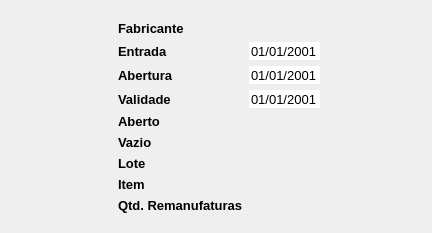
                   <widget class="QWidget" name="scrollAreaWidgetContents">
                    <property name="geometry">
                     <rect>
                      <x>0</x>
                      <y>0</y>
                      <width>432</width>
                      <height>233</height>
                     </rect>
                    </property>
                    <layout class="QVBoxLayout" name="verticalLayout_5">
                     <property name="leftMargin">
                      <number>0</number>
                     </property>
                     <property name="topMargin">
                      <number>0</number>
                     </property>
                     <property name="rightMargin">
                      <number>0</number>
                     </property>
                     <property name="bottomMargin">
                      <number>0</number>
                     </property>
                     <item>
                      <widget class="QFrame" name="formFrame_item_lote">
                       <property name="font">
                        <font>
                         <pointsize>10</pointsize>
                         <weight>75</weight>
                         <bold>true</bold>
                         <stylestrategy>PreferAntialias</stylestrategy>
                         <kerning>true</kerning>
                        </font>
                       </property>
                       <property name="toolTip">
                        <string>O insumo utilizado para realizar as remanufaturas selecionadas</string>
                       </property>
                       <property name="toolTipDuration">
                        <number>10000</number>
                       </property>
                       <property name="frameShadow">
                        <enum>QFrame::Plain</enum>
                       </property>
                       <layout class="QFormLayout" name="formLayout">
                        <property name="fieldGrowthPolicy">
                         <enum>QFormLayout::ExpandingFieldsGrow</enum>
                        </property>
                        <property name="rowWrapPolicy">
                         <enum>QFormLayout::DontWrapRows</enum>
                        </property>
                        <property name="labelAlignment">
                         <set>Qt::AlignLeading|Qt::AlignLeft|Qt::AlignVCenter</set>
                        </property>
                        <property name="formAlignment">
                         <set>Qt::AlignCenter</set>
                        </property>
                        <property name="verticalSpacing">
                         <number>6</number>
                        </property>
                        <item row="2" column="0">
                         <widget class="QLabel" name="label_9">
                          <property name="font">
                           <font>
                            <pointsize>10</pointsize>
                            <weight>75</weight>
                            <bold>true</bold>
                            <stylestrategy>PreferAntialias</stylestrategy>
                            <kerning>true</kerning>
                           </font>
                          </property>
                          <property name="text">
                           <string>Fabricante</string>
                          </property>
                         </widget>
                        </item>
                        <item row="2" column="1">
                         <widget class="QLabel" name="label_item_lote_fabricante">
                          <property name="font">
                           <font>
                            <pointsize>10</pointsize>
                            <weight>75</weight>
                            <italic>false</italic>
                            <bold>true</bold>
                            <stylestrategy>PreferAntialias</stylestrategy>
                            <kerning>true</kerning>
                           </font>
                          </property>
                          <property name="text">
                           <string/>
                          </property>
                         </widget>
                        </item>
                        <item row="3" column="0">
                         <widget class="QLabel" name="label_2">
                          <property name="font">
                           <font>
                            <pointsize>10</pointsize>
                            <weight>75</weight>
                            <bold>true</bold>
                            <stylestrategy>PreferAntialias</stylestrategy>
                            <kerning>true</kerning>
                           </font>
                          </property>
                          <property name="text">
                           <string>Entrada</string>
                          </property>
                         </widget>
                        </item>
                        <item row="3" column="1">
                         <widget class="QDateEdit" name="dateEdit_entrada">
                          <property name="enabled">
                           <bool>true</bool>
                          </property>
                          <property name="minimumSize">
                           <size>
                            <width>0</width>
                            <height>15</height>
                           </size>
                          </property>
                          <property name="baseSize">
                           <size>
                            <width>0</width>
                            <height>0</height>
                           </size>
                          </property>
                          <property name="font">
                           <font>
                            <pointsize>10</pointsize>
                            <weight>50</weight>
                            <bold>false</bold>
                            <stylestrategy>PreferAntialias</stylestrategy>
                            <kerning>true</kerning>
                           </font>
                          </property>
                          <property name="wrapping">
                           <bool>false</bool>
                          </property>
                          <property name="frame">
                           <bool>false</bool>
                          </property>
                          <property name="readOnly">
                           <bool>true</bool>
                          </property>
                          <property name="buttonSymbols">
                           <enum>QAbstractSpinBox::NoButtons</enum>
                          </property>
                          <property name="specialValueText">
                           <string/>
                          </property>
                          <property name="correctionMode">
                           <enum>QAbstractSpinBox::CorrectToNearestValue</enum>
                          </property>
                          <property name="keyboardTracking">
                           <bool>false</bool>
                          </property>
                          <property name="showGroupSeparator" stdset="0">
                           <bool>false</bool>
                          </property>
                          <property name="displayFormat">
                           <string>dd/MM/yyyy</string>
                          </property>
                          <property name="calendarPopup">
                           <bool>false</bool>
                          </property>
                          <property name="date">
                           <date>
                            <year>2001</year>
                            <month>1</month>
                            <day>1</day>
                           </date>
                          </property>
                         </widget>
                        </item>
                        <item row="4" column="0">
                         <widget class="QLabel" name="label_5">
                          <property name="font">
                           <font>
                            <pointsize>10</pointsize>
                            <weight>75</weight>
                            <bold>true</bold>
                            <stylestrategy>PreferAntialias</stylestrategy>
                            <kerning>true</kerning>
                           </font>
                          </property>
                          <property name="text">
                           <string>Abertura</string>
                          </property>
                         </widget>
                        </item>
                        <item row="4" column="1">
                         <widget class="QDateEdit" name="dateEdit_abertura">
                          <property name="enabled">
                           <bool>true</bool>
                          </property>
                          <property name="minimumSize">
                           <size>
                            <width>0</width>
                            <height>15</height>
                           </size>
                          </property>
                          <property name="font">
                           <font>
                            <pointsize>10</pointsize>
                            <weight>50</weight>
                            <bold>false</bold>
                            <stylestrategy>PreferAntialias</stylestrategy>
                            <kerning>true</kerning>
                           </font>
                          </property>
                          <property name="frame">
                           <bool>false</bool>
                          </property>
                          <property name="readOnly">
                           <bool>true</bool>
                          </property>
                          <property name="buttonSymbols">
                           <enum>QAbstractSpinBox::NoButtons</enum>
                          </property>
                          <property name="specialValueText">
                           <string/>
                          </property>
                          <property name="correctionMode">
                           <enum>QAbstractSpinBox::CorrectToNearestValue</enum>
                          </property>
                          <property name="keyboardTracking">
                           <bool>false</bool>
                          </property>
                          <property name="showGroupSeparator" stdset="0">
                           <bool>false</bool>
                          </property>
                          <property name="displayFormat">
                           <string>dd/MM/yyyy</string>
                          </property>
                          <property name="calendarPopup">
                           <bool>false</bool>
                          </property>
                          <property name="date">
                           <date>
                            <year>2001</year>
                            <month>1</month>
                            <day>1</day>
                           </date>
                          </property>
                         </widget>
                        </item>
                        <item row="5" column="0">
                         <widget class="QLabel" name="label_4">
                          <property name="font">
                           <font>
                            <pointsize>10</pointsize>
                            <weight>75</weight>
                            <bold>true</bold>
                            <stylestrategy>PreferAntialias</stylestrategy>
                            <kerning>true</kerning>
                           </font>
                          </property>
                          <property name="text">
                           <string>Validade</string>
                          </property>
                         </widget>
                        </item>
                        <item row="5" column="1">
                         <widget class="QDateEdit" name="dateEdit_validade">
                          <property name="enabled">
                           <bool>true</bool>
                          </property>
                          <property name="minimumSize">
                           <size>
                            <width>0</width>
                            <height>15</height>
                           </size>
                          </property>
                          <property name="font">
                           <font>
                            <pointsize>10</pointsize>
                            <weight>50</weight>
                            <bold>false</bold>
                            <stylestrategy>PreferAntialias</stylestrategy>
                            <kerning>true</kerning>
                           </font>
                          </property>
                          <property name="frame">
                           <bool>false</bool>
                          </property>
                          <property name="readOnly">
                           <bool>true</bool>
                          </property>
                          <property name="buttonSymbols">
                           <enum>QAbstractSpinBox::NoButtons</enum>
                          </property>
                          <property name="specialValueText">
                           <string/>
                          </property>
                          <property name="correctionMode">
                           <enum>QAbstractSpinBox::CorrectToNearestValue</enum>
                          </property>
                          <property name="keyboardTracking">
                           <bool>false</bool>
                          </property>
                          <property name="showGroupSeparator" stdset="0">
                           <bool>false</bool>
                          </property>
                          <property name="displayFormat">
                           <string>dd/MM/yyyy</string>
                          </property>
                          <property name="calendarPopup">
                           <bool>false</bool>
                          </property>
                          <property name="currentSectionIndex">
                           <number>0</number>
                          </property>
                          <property name="date">
                           <date>
                            <year>2001</year>
                            <month>1</month>
                            <day>1</day>
                           </date>
                          </property>
                         </widget>
                        </item>
                        <item row="6" column="0">
                         <widget class="QLabel" name="label_6">
                          <property name="font">
                           <font>
                            <pointsize>10</pointsize>
                            <weight>75</weight>
                            <bold>true</bold>
                            <stylestrategy>PreferAntialias</stylestrategy>
                            <kerning>true</kerning>
                           </font>
                          </property>
                          <property name="text">
                           <string>Aberto</string>
                          </property>
                         </widget>
                        </item>
                        <item row="6" column="1">
                         <widget class="QLabel" name="label_item_lote_aberto">
                          <property name="font">
                           <font>
                            <pointsize>10</pointsize>
                            <weight>75</weight>
                            <italic>false</italic>
                            <bold>true</bold>
                            <stylestrategy>PreferAntialias</stylestrategy>
                            <kerning>true</kerning>
                           </font>
                          </property>
                          <property name="text">
                           <string/>
                          </property>
                         </widget>
                        </item>
                        <item row="7" column="0">
                         <widget class="QLabel" name="label_11">
                          <property name="font">
                           <font>
                            <pointsize>10</pointsize>
                            <weight>75</weight>
                            <bold>true</bold>
                            <stylestrategy>PreferAntialias</stylestrategy>
                            <kerning>true</kerning>
                           </font>
                          </property>
                          <property name="text">
                           <string>Vazio</string>
                          </property>
                         </widget>
                        </item>
                        <item row="7" column="1">
                         <widget class="QLabel" name="label_item_lote_vazio">
                          <property name="font">
                           <font>
                            <pointsize>10</pointsize>
                            <weight>75</weight>
                            <italic>false</italic>
                            <bold>true</bold>
                            <stylestrategy>PreferAntialias</stylestrategy>
                            <kerning>true</kerning>
                           </font>
                          </property>
                          <property name="text">
                           <string/>
                          </property>
                         </widget>
                        </item>
                        <item row="8" column="0">
                         <widget class="QLabel" name="label_7">
                          <property name="font">
                           <font>
                            <pointsize>10</pointsize>
                            <weight>75</weight>
                            <bold>true</bold>
                            <stylestrategy>PreferAntialias</stylestrategy>
                            <kerning>true</kerning>
                           </font>
                          </property>
                          <property name="text">
                           <string>Lote</string>
                          </property>
                         </widget>
                        </item>
                        <item row="8" column="1">
                         <widget class="QLabel" name="label_item_lote_lote_id">
                          <property name="font">
                           <font>
                            <pointsize>10</pointsize>
                            <weight>75</weight>
                            <italic>false</italic>
                            <bold>true</bold>
                            <stylestrategy>PreferAntialias</stylestrategy>
                            <kerning>true</kerning>
                           </font>
                          </property>
                          <property name="text">
                           <string/>
                          </property>
                         </widget>
                        </item>
                        <item row="9" column="0">
                         <widget class="QLabel" name="label">
                          <property name="font">
                           <font>
                            <pointsize>10</pointsize>
                            <weight>75</weight>
                            <bold>true</bold>
                            <stylestrategy>PreferAntialias</stylestrategy>
                            <kerning>true</kerning>
                           </font>
                          </property>
                          <property name="text">
                           <string>Item</string>
                          </property>
                         </widget>
                        </item>
                        <item row="9" column="1">
                         <widget class="QLabel" name="label_item_lote_id">
                          <property name="font">
                           <font>
                            <pointsize>10</pointsize>
                            <weight>75</weight>
                            <italic>false</italic>
                            <bold>true</bold>
                            <stylestrategy>PreferAntialias</stylestrategy>
                            <kerning>true</kerning>
                           </font>
                          </property>
                          <property name="text">
                           <string/>
                          </property>
                         </widget>
                        </item>
                        <item row="10" column="0">
                         <widget class="QLabel" name="label_3">
                          <property name="font">
                           <font>
                            <pointsize>10</pointsize>
                            <weight>75</weight>
                            <bold>true</bold>
                            <stylestrategy>PreferAntialias</stylestrategy>
                            <kerning>true</kerning>
                           </font>
                          </property>
                          <property name="toolTip">
                           <string>Número de remanufaturas que foram realizadas com esse insumo.</string>
                          </property>
                          <property name="toolTipDuration">
                           <number>10000</number>
                          </property>
                          <property name="text">
                           <string>Qtd. Remanufaturas</string>
                          </property>
                         </widget>
                        </item>
                        <item row="10" column="1">
                         <widget class="QLabel" name="label_item_lote_quantidade_remanufaturas">
                          <property name="palette">
                           <palette>
                            <active>
                             <colorrole role="WindowText">
                              <brush brushstyle="SolidPattern">
                               <color alpha="255">
                                <red>221</red>
                                <green>0</green>
                                <blue>0</blue>
                               </color>
                              </brush>
                             </colorrole>
                             <colorrole role="Text">
                              <brush brushstyle="SolidPattern">
                               <color alpha="255">
                                <red>189</red>
                                <green>0</green>
                                <blue>0</blue>
                               </color>
                              </brush>
                             </colorrole>
                             <colorrole role="PlaceholderText">
                              <brush brushstyle="SolidPattern">
                               <color alpha="128">
                                <red>189</red>
                                <green>0</green>
                                <blue>0</blue>
                               </color>
                              </brush>
                             </colorrole>
                            </active>
                            <inactive>
                             <colorrole role="WindowText">
                              <brush brushstyle="SolidPattern">
                               <color alpha="255">
                                <red>221</red>
                                <green>0</green>
                                <blue>0</blue>
                               </color>
                              </brush>
                             </colorrole>
                             <colorrole role="Text">
                              <brush brushstyle="SolidPattern">
                               <color alpha="255">
                                <red>189</red>
                                <green>0</green>
                                <blue>0</blue>
                               </color>
                              </brush>
                             </colorrole>
                             <colorrole role="PlaceholderText">
                              <brush brushstyle="SolidPattern">
                               <color alpha="128">
                                <red>189</red>
                                <green>0</green>
                                <blue>0</blue>
                               </color>
                              </brush>
                             </colorrole>
                            </inactive>
                            <disabled>
                             <colorrole role="WindowText">
                              <brush brushstyle="SolidPattern">
                               <color alpha="255">
                                <red>120</red>
                                <green>120</green>
                                <blue>120</blue>
                               </color>
                              </brush>
                             </colorrole>
                             <colorrole role="Text">
                              <brush brushstyle="SolidPattern">
                               <color alpha="255">
                                <red>195</red>
                                <green>16</green>
                                <blue>64</blue>
                               </color>
                              </brush>
                             </colorrole>
                             <colorrole role="PlaceholderText">
                              <brush brushstyle="SolidPattern">
                               <color alpha="128">
                                <red>0</red>
                                <green>0</green>
                                <blue>0</blue>
                               </color>
                              </brush>
                             </colorrole>
                            </disabled>
                           </palette>
                          </property>
                          <property name="font">
                           <font>
                            <pointsize>10</pointsize>
                            <weight>75</weight>
                            <italic>false</italic>
                            <bold>true</bold>
                            <stylestrategy>PreferAntialias</stylestrategy>
                            <kerning>true</kerning>
                           </font>
                          </property>
                          <property name="text">
                           <string/>
                          </property>
                         </widget>
                        </item>
                       </layout>
                      </widget>
                     </item>
                    </layout>
                   </widget>
